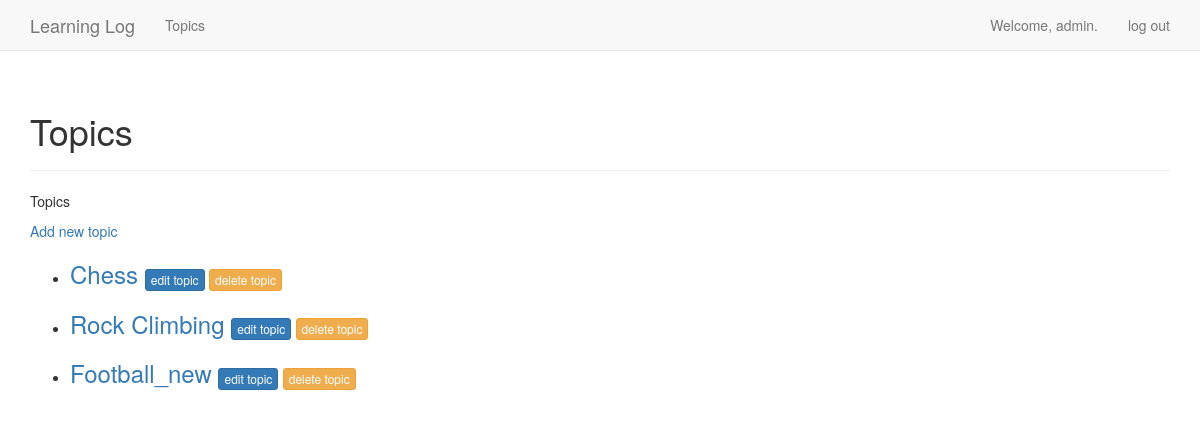
Page /topics/ (signed in) on the earlier database version.
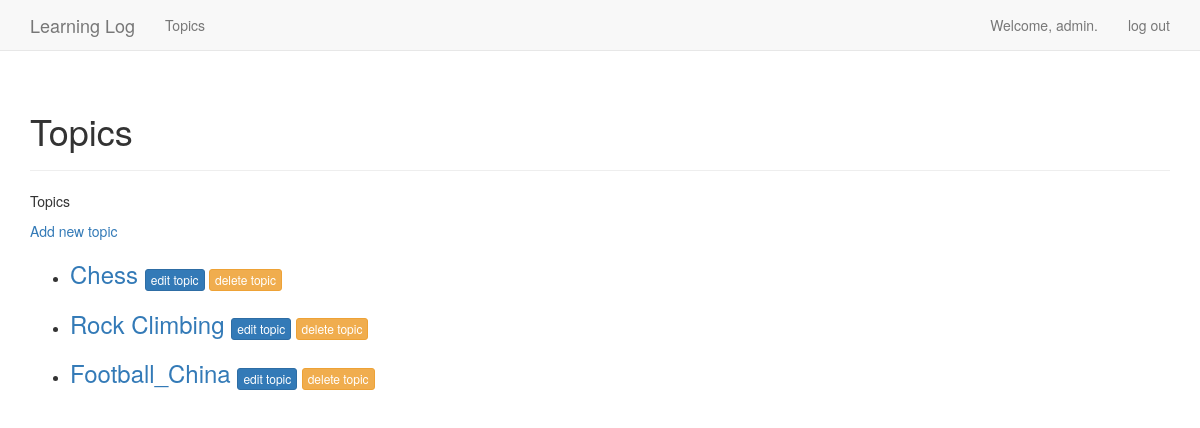
Same page on the later database version.
### learning_logs/models.py (models this page shows)
class Topic(models.Model):
    text = models.CharField(max_length=200)
    date_added = models.DateTimeField(auto_now_add=True)
    owner = models.ForeignKey(User, on_delete=models.CASCADE)
    def __str__(self):
        return self.text

### learning_logs/views.py (the view)
# urls.py: path('topics/', views.topics, name='topics'),
@login_required
def topics(request):
    topics = Topic.objects.filter(owner=request.user).order_by('date_added')
    context = {'topics': topics}
    return render(request, 'learning_logs/topics.html', context)

### learning_logs/templates/learning_logs/topics.html (shortened to what this page needs)
{% extends "learning_logs/base.html" %}
{% block header %}
<h1>Topics</h1>
{% endblock header %}
{% block content %}
    <p>Topics</p>
    <a href="{% url 'learning_logs:new_topic' %}">Add new topic</a>
    <ul>
        {% for topic in topics %}
            <li>
                <h3>
                    <a href="{% url 'learning_logs:topic' topic.id %}">{{ topic }}</a>
                    <small>
                        <a class="btn btn-primary btn-xs" href="{% url 'learning_logs:edit_topic' topic.id %}">edit topic</a>
                        <button class="btn btn-warning btn-xs" data-href="{% url 'learning_logs:del_topic' topic.id %}" data-toggle="modal" data-target="#confirm-delete">
                        delete topic
                        </button>
                    </small>
                </h3>
            </li>
        {% empty %}
            <li>No topics have been added yet.</li>
        {% endfor %}
    </ul>
{% endblock content %}

### learning_logs/templates/learning_logs/base.html (shortened to what this page needs)
{% load bootstrap3 %}
<!DOCTYPE html>
<html lang="en">
<head>
    {% bootstrap_css %}
</head>
<body>
    <nav class="navbar navbar-default navbar-static-top">
        <div class="container">
            <div class="navbar-header">
                <a class="navbar-brand" href="{% url 'learning_logs:index' %}">Learning Log</a>
            </div>
            <div id="navbar" class="navbar-collapse collapse">
                <ul class="nav navbar-nav">
                    <li><a href="{% url 'learning_logs:topics' %}">Topics</a></li>
                </ul>
                <ul class="nav navbar-nav navbar-right">
                    {% if user.is_authenticated %}
                        <li><a>Welcome, {{ user.username }}.</a></li>
                        <li><a href="{% url 'users:logout' %}">log out</a></li>
                    {% else %}
                        <li><a href="{% url 'users:register' %}">register</a></li>
                        <li><a href="{% url 'users:login' %}">log in</a></li>
                    {% endif %}
                </ul>
            </div>
        </div>
    </nav>
    <div class="container">
        <div class="page-header">
            {% block header %}{% endblock header %}
        </div>
        <div>
            {% block content %}{% endblock content %}
        </div>
    </div>
</body>
</html>

Differences in the rows shown:
changed Topic: text "Football_new" → "Football_China"
